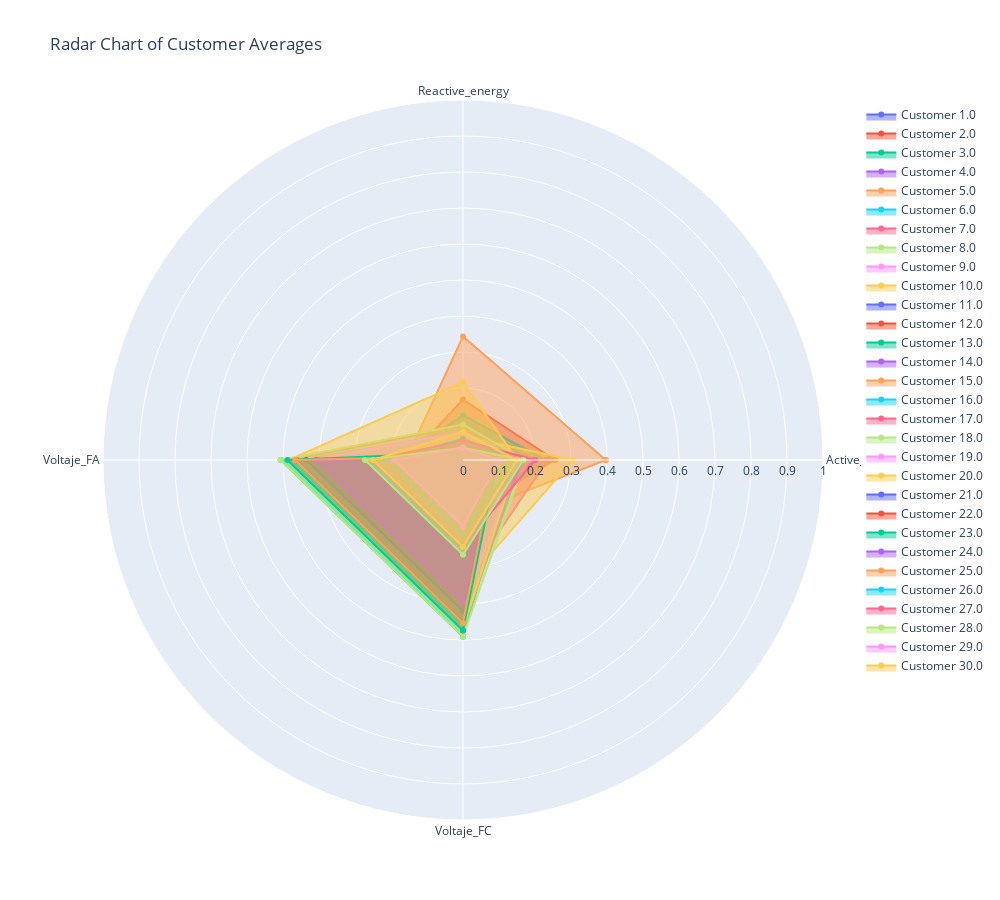

Notebook cell for this chart:
### Code cell
import plotly.graph_objects as go
import pandas as pd
import numpy as np

combined_df = pd.read_csv('../data/output/consumo_datamart_bronze_maxminscaler.csv')

categories = ['Active_energy', 'Reactive_energy', 'Voltaje_FA', 'Voltaje_FC']

customer_means = combined_df.groupby('CustomerId')[categories].mean().reset_index()

angles = np.linspace(0, 2 * np.pi, len(categories), endpoint=False).tolist()
angles += angles[:1]  

fig = go.Figure()

for index, row in customer_means.iterrows():
    fig.add_trace(go.Scatterpolar(
        r=row[categories].tolist() + row[categories].tolist()[:1], 
        theta=categories + categories[:1],  
        fill='toself',
        name=f'Customer {row["CustomerId"]}'
    ))


fig.update_layout(
    polar=dict(
        radialaxis=dict(
            visible=True,
            range=[0, 1]  
        )),
    showlegend=True,
    title="Radar Chart of Customer Averages",
    width=1000,  
    height=900  
   

)

fig.show()

### Figure 1 — Plotly figure (JSON) as saved in the notebook; plotly's stock layout.template omitted (floating-point values rounded to 4 significant figures)
{"data": [{"fill": "toself", "name": "Customer 1.0", "r": [0.205, 0.08402, 0.1243, 0.1209, 0.205], "theta": ["Active_energy", "Reactive_energy", "Voltaje_FA", "Voltaje_FC", "Active_energy"], "type": "scatterpolar"}, {"fill": "toself", "name": "Customer 2.0", "r": [0.2554, 0.1678, 0.1566, 0.1516, 0.2554], "theta": ["Active_energy", "Reactive_energy", "Voltaje_FA", "Voltaje_FC", "Active_energy"], "type": "scatterpolar"}, {"fill": "toself", "name": "Customer 3.0", "r": [0.2301, 0.1242, 0.1811, 0.1756, 0.2301], "theta": ["Active_energy", "Reactive_energy", "Voltaje_FA", "Voltaje_FC", "Active_energy"], "type": "scatterpolar"}, {"fill": "toself", "name": "Customer 4.0", "r": [0.1629, 0.0382, 0.1003, 0.09732, 0.1629], "theta": ["Active_energy", "Reactive_energy", "Voltaje_FA", "Voltaje_FC", "Active_energy"], "type": "scatterpolar"}, {"fill": "toself", "name": "Customer 5.0", "r": [0.3967, 0.3434, 0.1589, 0.1542, 0.3967], "theta": ["Active_energy", "Reactive_energy", "Voltaje_FA", "Voltaje_FC", "Active_energy"], "type": "scatterpolar"}, {"fill": "toself", "name": "Customer 6.0", "r": [0.1716, 0.04746, 0.2115, 0.3073, 0.1716], "theta": ["Active_energy", "Reactive_energy", "Voltaje_FA", "Voltaje_FC", "Active_energy"], "type": "scatterpolar"}, {"fill": "toself", "name": "Customer 7.0", "r": [0.2354, 0.04406, 0.3557, 0.346, 0.2354], "theta": ["Active_energy", "Reactive_energy", "Voltaje_FA", "Voltaje_FC", "Active_energy"], "type": "scatterpolar"}, {"fill": "toself", "name": "Customer 8.0", "r": [0.1823, 0.05623, 0.3769, 0.3662, 0.1823], "theta": ["Active_energy", "Reactive_energy", "Voltaje_FA", "Voltaje_FC", "Active_energy"], "type": "scatterpolar"}, {"fill": "toself", "name": "Customer 9.0", "r": [0.1144, 0.05176, 0.3071, 0.2991, 0.1144], "theta": ["Active_energy", "Reactive_energy", "Voltaje_FA", "Voltaje_FC", "Active_energy"], "type": "scatterpolar"}, {"fill": "toself", "name": "Customer 10.0", "r": [0.3056, 0.06593, 0.3583, 0.3483, 0.3056], "theta": ["Active_energy", "Reactive_energy", "Voltaje_FA", "Voltaje_FC", "Active_energy"], "type": "scatterpolar"}, {"fill": "toself", "name": "Customer 11.0", "r": [0.1312, 0.005042, 0.453, 0.4361, 0.1312], "theta": ["Active_energy", "Reactive_energy", "Voltaje_FA", "Voltaje_FC", "Active_energy"], "type": "scatterpolar"}, {"fill": "toself", "name": "Customer 12.0", "r": [0.1494, 0.07863, 0.2497, 0.2413, 0.1494], "theta": ["Active_energy", "Reactive_energy", "Voltaje_FA", "Voltaje_FC", "Active_energy"], "type": "scatterpolar"}, {"fill": "toself", "name": "Customer 13.0", "r": [0.144, 0.01586, 0.5064, 0.4906, 0.144], "theta": ["Active_energy", "Reactive_energy", "Voltaje_FA", "Voltaje_FC", "Active_energy"], "type": "scatterpolar"}, {"fill": "toself", "name": "Customer 14.0", "r": [0.09406, 0.008015, 0.4257, 0.4123, 0.09406], "theta": ["Active_energy", "Reactive_energy", "Voltaje_FA", "Voltaje_FC", "Active_energy"], "type": "scatterpolar"}, {"fill": "toself", "name": "Customer 15.0", "r": [0.1102, 0.03151, 0.4843, 0.4692, 0.1102], "theta": ["Active_energy", "Reactive_energy", "Voltaje_FA", "Voltaje_FC", "Active_energy"], "type": "scatterpolar"}, {"fill": "toself", "name": "Customer 16.0", "r": [0.1655, 0.07698, 0.4504, 0.4361, 0.1655], "theta": ["Active_energy", "Reactive_energy", "Voltaje_FA", "Voltaje_FC", "Active_energy"], "type": "scatterpolar"}, {"fill": "toself", "name": "Customer 17.0", "r": [0.1635, 0.09437, 0.4822, 0.4668, 0.1635], "theta": ["Active_energy", "Reactive_energy", "Voltaje_FA", "Voltaje_FC", "Active_energy"], "type": "scatterpolar"}, {"fill": "toself", "name": "Customer 18.0", "r": [0.1723, 0.09824, 0.5067, 0.4907, 0.1723], "theta": ["Active_energy", "Reactive_energy", "Voltaje_FA", "Voltaje_FC", "Active_energy"], "type": "scatterpolar"}, {"fill": "toself", "name": "Customer 19.0", "r": [0.1541, 0.07798, 0.4259, 0.4124, 0.1541], "theta": ["Active_energy", "Reactive_energy", "Voltaje_FA", "Voltaje_FC", "Active_energy"], "type": "scatterpolar"}, {"fill": "toself", "name": "Customer 20.0", "r": [0.1511, 0.2159, 0.4845, 0.4692, 0.1511], "theta": ["Active_energy", "Reactive_energy", "Voltaje_FA", "Voltaje_FC", "Active_energy"], "type": "scatterpolar"}, {"fill": "toself", "name": "Customer 21.0", "r": [0.08543, 0.004798, 0.4358, 0.4193, 0.08543], "theta": ["Active_energy", "Reactive_energy", "Voltaje_FA", "Voltaje_FC", "Active_energy"], "type": "scatterpolar"}, {"fill": "toself", "name": "Customer 22.0", "r": [0.09078, 0.01287, 0.463, 0.4496, 0.09078], "theta": ["Active_energy", "Reactive_energy", "Voltaje_FA", "Voltaje_FC", "Active_energy"], "type": "scatterpolar"}, {"fill": "toself", "name": "Customer 23.0", "r": [0.09628, 0.02073, 0.4878, 0.4738, 0.09628], "theta": ["Active_energy", "Reactive_energy", "Voltaje_FA", "Voltaje_FC", "Active_energy"], "type": "scatterpolar"}, {"fill": "toself", "name": "Customer 24.0", "r": [0.08742, 0.007606, 0.4073, 0.3956, 0.08742], "theta": ["Active_energy", "Reactive_energy", "Voltaje_FA", "Voltaje_FC", "Active_energy"], "type": "scatterpolar"}, {"fill": "toself", "name": "Customer 25.0", "r": [0.08964, 0.01089, 0.4659, 0.4525, 0.08964], "theta": ["Active_energy", "Reactive_energy", "Voltaje_FA", "Voltaje_FC", "Active_energy"], "type": "scatterpolar"}, {"fill": "toself", "name": "Customer 26.0", "r": [0.1476, 0.0592, 0.2132, 0.2083, 0.1476], "theta": ["Active_energy", "Reactive_energy", "Voltaje_FA", "Voltaje_FC", "Active_energy"], "type": "scatterpolar"}, {"fill": "toself", "name": "Customer 27.0", "r": [0.2006, 0.05475, 0.247, 0.2392, 0.2006], "theta": ["Active_energy", "Reactive_energy", "Voltaje_FA", "Voltaje_FC", "Active_energy"], "type": "scatterpolar"}, {"fill": "toself", "name": "Customer 28.0", "r": [0.1672, 0.03391, 0.2721, 0.2633, 0.1672], "theta": ["Active_energy", "Reactive_energy", "Voltaje_FA", "Voltaje_FC", "Active_energy"], "type": "scatterpolar"}, {"fill": "toself", "name": "Customer 29.0", "r": [0.1019, 0.03311, 0.1911, 0.1845, 0.1019], "theta": ["Active_energy", "Reactive_energy", "Voltaje_FA", "Voltaje_FC", "Active_energy"], "type": "scatterpolar"}, {"fill": "toself", "name": "Customer 30.0", "r": [0.1494, 0.07863, 0.2497, 0.2413, 0.1494], "theta": ["Active_energy", "Reactive_energy", "Voltaje_FA", "Voltaje_FC", "Active_energy"], "type": "scatterpolar"}], "layout": {"height": 900, "polar": {"radialaxis": {"range": [0, 1], "visible": true}}, "showlegend": true, "title": {"text": "Radar Chart of Customer Averages"}, "width": 1000}}
